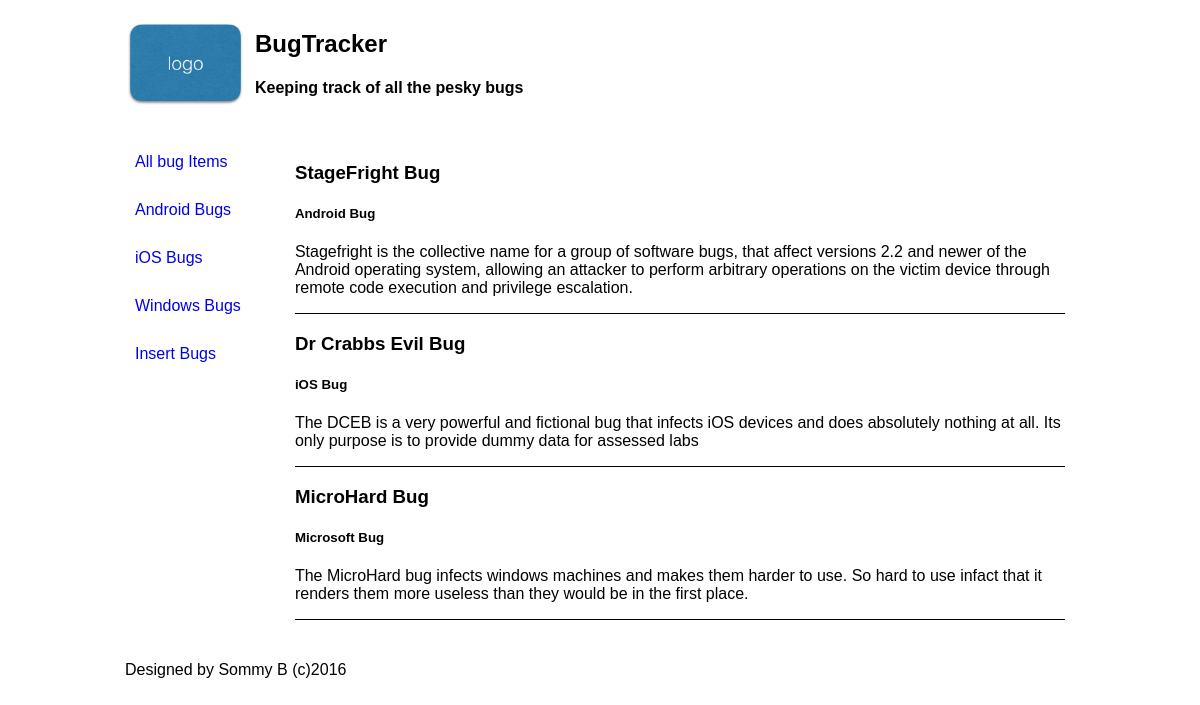
The app's page /CMM007labs/MockAssessedLab/Task3/showbugs.php with its own data.
### tables this page shows
CREATE TABLE `bugs` (
  `bugID` int(10) NOT NULL AUTO_INCREMENT,
  `bugName` varchar(20) DEFAULT NULL,
  `BugSummary` varchar(300) DEFAULT NULL,
  `BugCategory` varchar(20) DEFAULT NULL,
  PRIMARY KEY (`bugID`)
);

### CMM007labs/MockAssessedLab/Task3/showbugs.php (the view, shortened to what this page needs)
<?php
    include ('dbConnect.php');
?>
<!DOCTYPE html>
<html lang="en">
<head>
    <link rel="stylesheet" href="../resources/CSS/style.css">
</head>
<body>
<header>
    <img src="../resources/logo.png" alt="Logo" id="logo">
    <h2>BugTracker</h2>
    <h4>Keeping track of all the pesky bugs</h4>
</header>
<main>
    <div class="row">
        <div id="navbar" class="col-2">
            <ul>
                <li><a href="showbugs.php">All bug Items</a></li>
                <li><a href="showbugs.php?bugCategory=Android Bug">Android Bugs</a></li>
                <li><a href="showbugs.php?bugCategory=iOS Bug">iOS Bugs</a></li>
                <li><a href="showbugs.php?bugCategory=Windows Bug">Windows Bugs</a></li>
                <li><a href="addbugs.php">Insert Bugs</a></li>
            </ul>
        </div>
        <div id="content" class="col-10">
            <?php
                    $sql= "SELECT * FROM `bugs`";
                    $result = mysqli_query($db,$sql);
                    while($row =$result->fetch_array()) {
                        ?>
                        <div id="bugitem">
                            <h3><?php echo $row['bugName'] ?></h3>
                            <h5><?php echo $row['BugCategory'] ?></h5>
                            <p><?php echo $row['BugSummary'] ?></p>
                        </div>
                        <?php
                    }
            ?>
        </div>
    </div>
</main>
<footer>
    <p>Designed by Sommy B (c)2016</p>
</footer>
</body>
</html>

### CMM007labs/MockAssessedLab/resources/CSS/style.css (style rules this page uses)
html { font-family: "Lucida Sans", sans-serif; }
* { box-sizing: border-box; }
[class*="col-"] { float: left; padding: 15px; }
.row:after { content: ""; clear: both; display: block; }
[class*="col-"] { width: 100%; }
@media only screen and (min-width: 500px) { .col-2 { width: 16.66%; } }
@media only screen and (min-width: 500px) { .col-10 { width: 83.33%; } }
header { padding-left: 5px; clear: both; }
header img { width: 120px; float: left; margin-right: 10px; }
header h2 { padding-top: 10px; padding-bottom: -3px; }
#navbar { margin-top: 1%; margin-bottom: 1%; height: 300px; }
#navbar ul { list-style-type: none; margin: 0; padding:0; }
#navbar li a { display:block; padding:10px; margin-bottom: 10px; text-decoration: none; text-align: Left; margin-left: -10px; }
body { max-width: 960px; margin-left: auto; margin-right: auto; }
#content { margin-top: 1%; margin-bottom: 1%; height: auto; }
#bugitem { border-bottom: 1px solid black; }
footer { clear: both; padding-left: 5px; }

### records on screen
bugs: bugName "StageFright Bug", BugCategory "Android Bug", BugSummary "Stagefright is the collective name for a group of software bugs, that affect versions 2.2 and newer of the Android operating system, allowing an attacker to perform arbitrary operations on the victim device through remote code execution and privilege escalation."
bugs: bugName "Dr Crabbs Evil Bug", BugCategory "iOS Bug", BugSummary "The DCEB is a very powerful and fictional bug that infects iOS devices and does absolutely nothing at all. Its only purpose is to provide dummy data for assessed labs"
bugs: bugName "MicroHard Bug", BugCategory "Microsoft Bug", BugSummary "The MicroHard bug infects windows machines and makes them harder to use. So hard to use infact that it renders them more useless than they would be in the first place."
